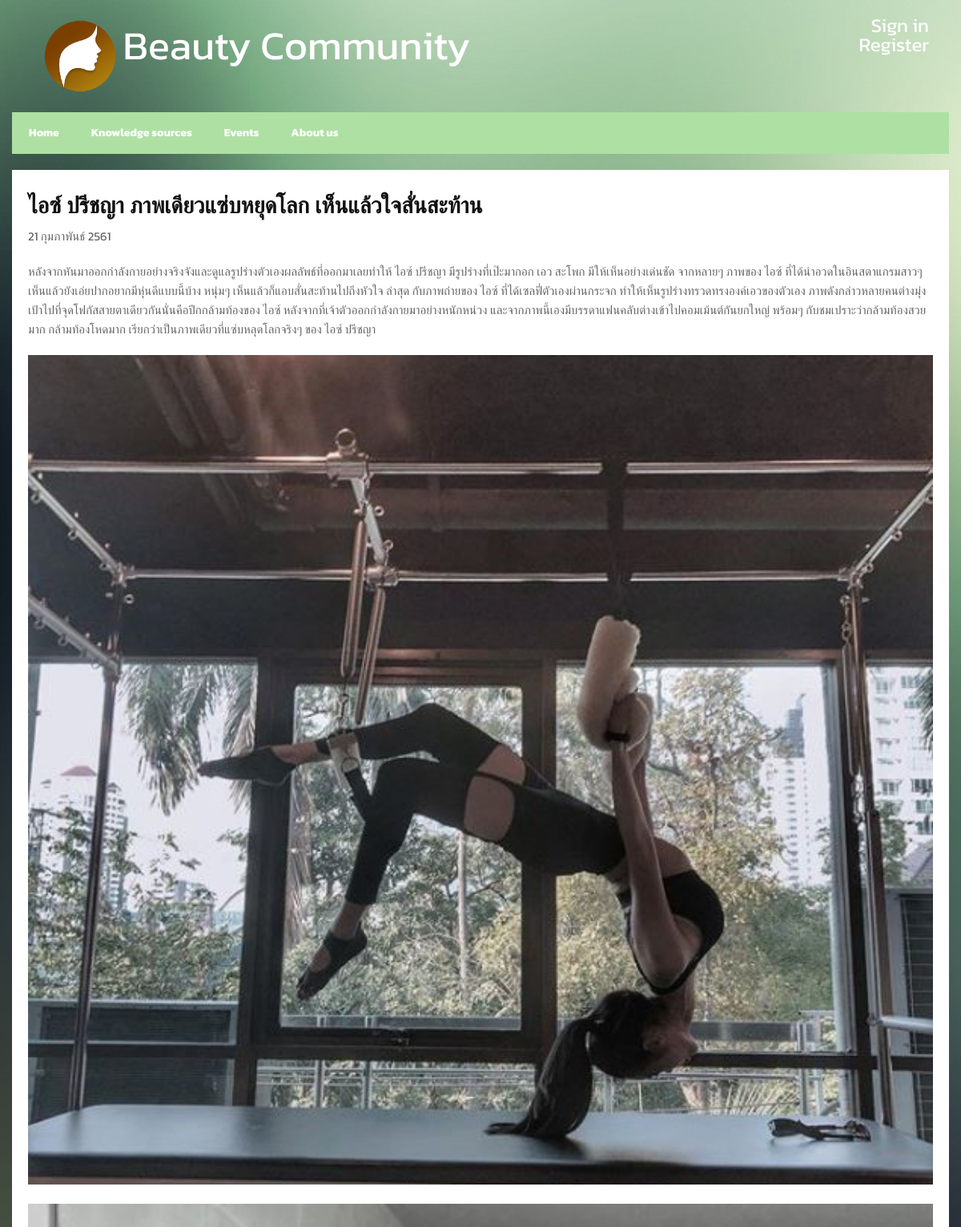
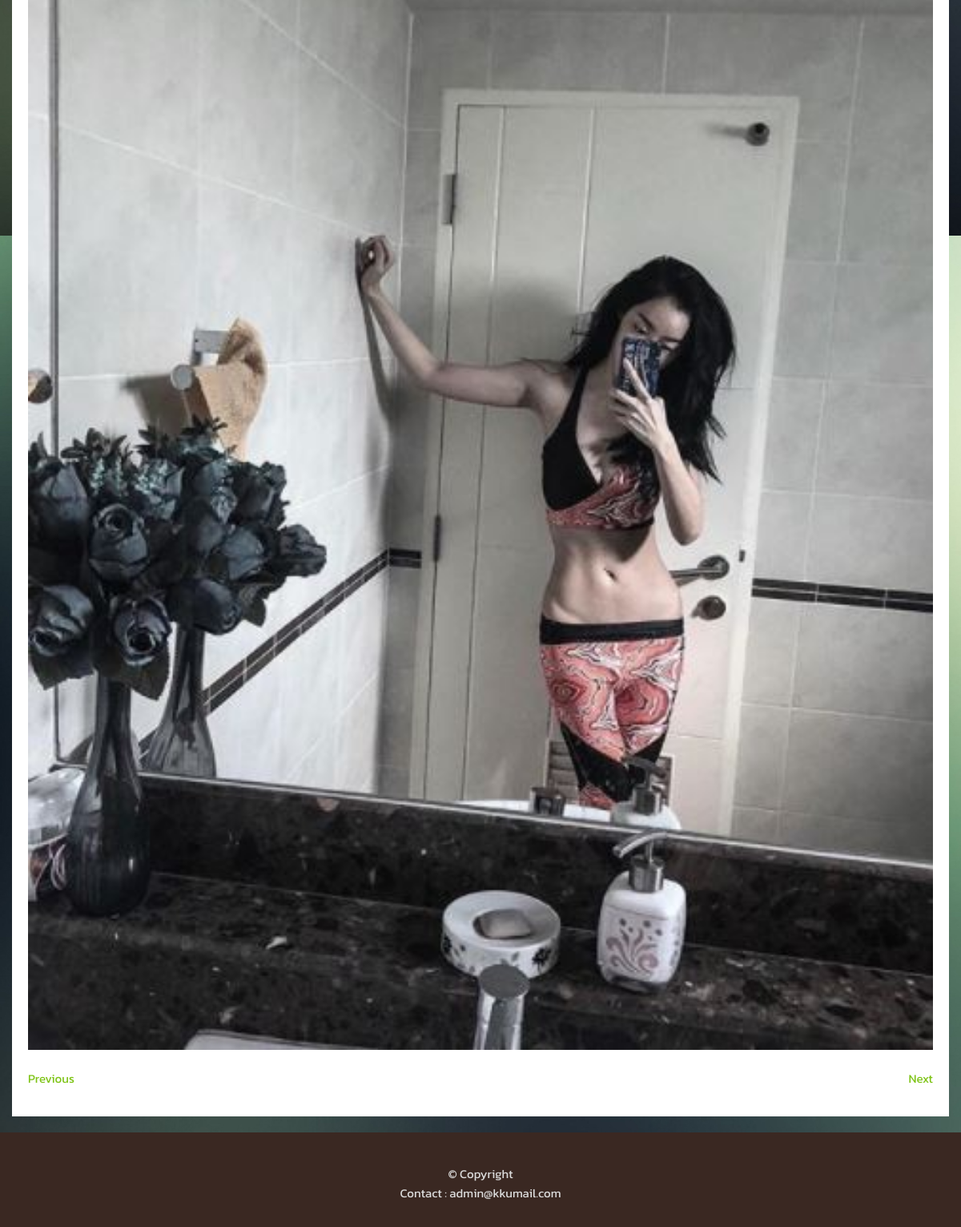
Page /content.php?news_id=9 on the committed database (2 pictures, top to bottom).
### tables this page shows
CREATE TABLE `beauty_community` (
  `news_id` int(10) NOT NULL,
  `topic` varchar(999) NOT NULL,
  `news_detail` varchar(9999) NOT NULL,
  `date` date NOT NULL
);

CREATE TABLE `img_news` (
  `imgNo` int(10) NOT NULL,
  `imgName` varchar(50) NOT NULL,
  `news_id` int(10) NOT NULL
);

### content.php (the view, shortened to what this page needs)
<?php
    include "connect.php";
     $news_id = $_GET['news_id'];
    $result = $pdo->query("SELECT beauty_community.news_id,topic,news_detail,imgName,date FROM beauty_community,img_news WHERE beauty_community.news_id = '$news_id' AND beauty_community.news_id = img_news.news_id");
    $next = $news_id +1;
    $previous = $news_id -1;
    function DateThai($date)
	       {
                $strYear = date("Y",strtotime($date))+543;
                $strMonth= date("n",strtotime($date));
                $strDay= date("j",strtotime($date));
                $strMonthCut = Array("","มกราคม","กุมภาพันธ์","มีนาคม","เมษายน","พฤษภาคม","มิถุนายน","กรกฎาคม","สิงหาคม","กันยายน","ตุลาคม","พฤศจิกายน","ธันวาคม");
                $strMonthThai=$strMonthCut[$strMonth];
                return "$strDay $strMonthThai $strYear";
	       }
$row = $result->fetch();
?>
<!DOCTYPE html>
<html>
<head>
  <link rel="stylesheet" href="css/bootstrap.min.css" type="text/css">
  <link rel="stylesheet" href="css/style.css">
  <link rel="stylesheet" href="css/modal.css">
  <link href="owl-carousel/owl.carousel.css" rel="stylesheet">
  <link href="owl-carousel/owl.theme.css" rel="stylesheet">
  <link rel="stylesheet" href="font-awesome-4.4.0/css/font-awesome.min.css" type="text/css">
</head>
<body>
    <header style="margin:20px;">
   <div class="container">
       <div class="col-md-10">
             <img src="beauty-logo.png" height="100px" width="100px">
            <div class="logo" style="display:inline; color:white;"><span style="font-size:50px;">Beauty Community</span></div>
       </div>
    <div class="col-md-2" id="rightpanel">
       <?php
        if (isset($_SESSION["username"])) {
            echo "<a href='#' style='float:right;'>สวัสดี คุณ".$_SESSION["username"]."</a><br>";
            echo "<a href='logout.php' style='float:right;'>Logout</a>";
        }else{
            echo "<a href='#' style='float:right;' data-toggle='modal' data-target='#login-modal'>Sign in</a><br>";
            echo "<a href='#' style='float:right;'>Register</a>";
        }
            ?>
       </div>
    </div>
  </header>
  <nav id="menu" class="navbar container" style="background-color:#AEE0A4;">
    <div class="collapse navbar-collapse navbar-ex1-collapse">
      <ul class="nav navbar-nav float-left">
        <li>
          <div class="dropdown show">
   <div class="dropdown">
        <a class="btn btn-secondary dropdown-toggle" href="index.php" role="button" id="dropdownMenuLink" data-toggle="dropdown" aria-haspopup="true" aria-expanded="false">
    Home
  </a>
        </div>
</div>
        </li>
          <li>
           <a class="btn btn-secondary dropdown-toggle" href="#" role="button" id="dropdownMenuLink" data-toggle="dropdown" aria-haspopup="true" aria-expanded="false">
                Knowledge sources
              </a>
          </li>
           <li>
           <a class="btn btn-secondary dropdown-toggle" href="#" role="button" id="dropdownMenuLink" data-toggle="dropdown" aria-haspopup="true" aria-expanded="false">
                Events
              </a>
          </li>
           <li>
           <a class="btn btn-secondary dropdown-toggle" href="#" role="button" id="dropdownMenuLink" data-toggle="dropdown" aria-haspopup="true" aria-expanded="false">
               About us
              </a>
          </li>
      </ul>
    </div>
  </nav>
  <div id="page-content" class="single-page container">
    <div class="row">
      <div id="main-content" class="col-md-12">
        <div class="box">
          <h4><?=$row["topic"]; ?></h4>
            <?php echo DateThai($row["date"]); ?>
          <p style="margin-top: 20px"><?=$row["news_detail"]; ?></p>
            <div class="wrap-vid">
            <?php
                 $result = $pdo->query("SELECT beauty_community.news_id,imgName FROM beauty_community,img_news WHERE beauty_community.news_id = '$news_id' AND beauty_community.news_id = img_news.news_id");
                while($row = $result->fetch()){
            echo "<img src='News/".$row["imgName"]."' height='100px' width='100%' class='float-left'><br><br>";
                }
                ?>
                </div>
            <div>
                <?php
                echo "<a href='content.php?news_id=".$previous."' style='float:left;'>Previous</a>";
                echo "<a href='content.php?news_id=".$next."' style='float:right;'>Next</a>";
                ?>
            </div>
        </div>
        <div class="box"></div>
      </div>
    </div>
  </div>
  <footer style="background-color:#3a2822">
    <div class="copy-right">
      <p>© Copyright
        <br>Contact : admin@kkumail.com </p>
    </div>
  </footer>
</body>
</html>

### css/style.css (style rules this page uses)
body { font-family: 'Ek Mukta', sans-serif;color: #666;background: url(../images/bg2.jpg) fixed ;font-size: 15px;line-height: 1.6em;font-weight: 400; }
html, body { width:100%; padding:0; margin:0; }
html { -webkit-text-size-adjust: none; }
img { max-width:100%; height: auto;width: auto\9; }
h4 { font-size: 28px; }
h1,h2,h3,h4,h5,h6 { font-family: 'Roboto', sans-serif;font-weight: 600;color: #111; }
p { margin: 0 0 20px; }
a { color: #7DC314; -webkit-transition: all .2s ease-in-out; -moz-transition: all .2s ease-in-out; transition: all .2s ease-in-out; }
#menu { background-color: #252628;border-radius: 0; }
#menu .navbar-collapse { padding:0; }
#menu ul.nav li a { font-weight: bold;color: #fff;border-radius: 5px;padding: 14px 19px; }
@media (min-width: 768px) { #menu.navbar { padding: 0;height: auto;margin-top: 20px; } }
#page-content { padding: 0; }
#page-content.index-page, #page-content.single-page, #page-content.archive-page { margin-top: 20px; }
.box { background-color: #fff;padding: 20px 20px 10px; }
.box:last-child { padding: 20px 20px 5px; }
.box:after, .box:before { clear: both; content: '\0020'; display: block; visibility: hidden; width: 0; height: 0; }
footer { background-color: #202020;margin-top: 20px;color: #ddd;padding: 20px 0 10px; }
footer .copy-right { text-align: center;padding-top: 20px; }

### content.php (style rules this page uses)
* { font-family: 'Kanit', sans-serif; }
#rightpanel a { font-size:24px; color: white; }

### rows in the picture
beauty_community: topic "ไอซ์ ปรีชญา ภาพเดียวแซ่บหยุดโลก เห็นแล้วใจสั่นสะท้าน", date "21 กุมภาพันธ์ 2561", news_detail "หลังจากหันมาออกกำลังกายอย่างจริงจังและดูแลรูปร่างตัวเองผลลัพธ์ที่ออกมาเลยทำให้ ไอซ์ ปรีชญา มีรูปร่างที่เป๊ะมากอก เอว สะโพก มีให้เห็นอย่างเด่นชัด จากหลายๆ ภาพของ ไอซ์ ที่ได้นำอวดในอินสตาแกรมสาวๆ เห็นแล้วยังเอ่ยปากอยากมีหุ่นดีแบบนี้บ้าง หนุ่มๆ เห็นแล้วก็แอบสั่นสะท้านไปถึงหัวใจ ล่าสุด กับภาพถ่ายของ ไอซ์ ที่ได้เซลฟี่ตัวเองผ่านกระจก ทำให้เห็นรูปร่างทรวดทรงองค์เอวของตัวเอง ภาพดังกล่าวหลายคนต่างมุ่งเป้าไปที่จุดโฟกัสสายตาเดียวกันนั่นคือปีกกล้ามท้องของ ไอซ์ หลังจากที่เจ้าตัวออกกำลังกายมาอย่างหนักหน่วง และจากภาพนี้เองมีบรรดาแฟนคลับต่างเข้าไปคอมเม้นต์กันยกใหญ่ พร้อมๆ กับชมเปราะว่ากล้ามท้องสวยมาก กล้ามท้องโหดมาก เรียกว่าเป็นภาพเดียวที่แซ่บหลุดโลกจริงๆ ของ ไอซ์ ปรีชญา"
img_news: imgName (picture)
img_news: imgName (picture)
